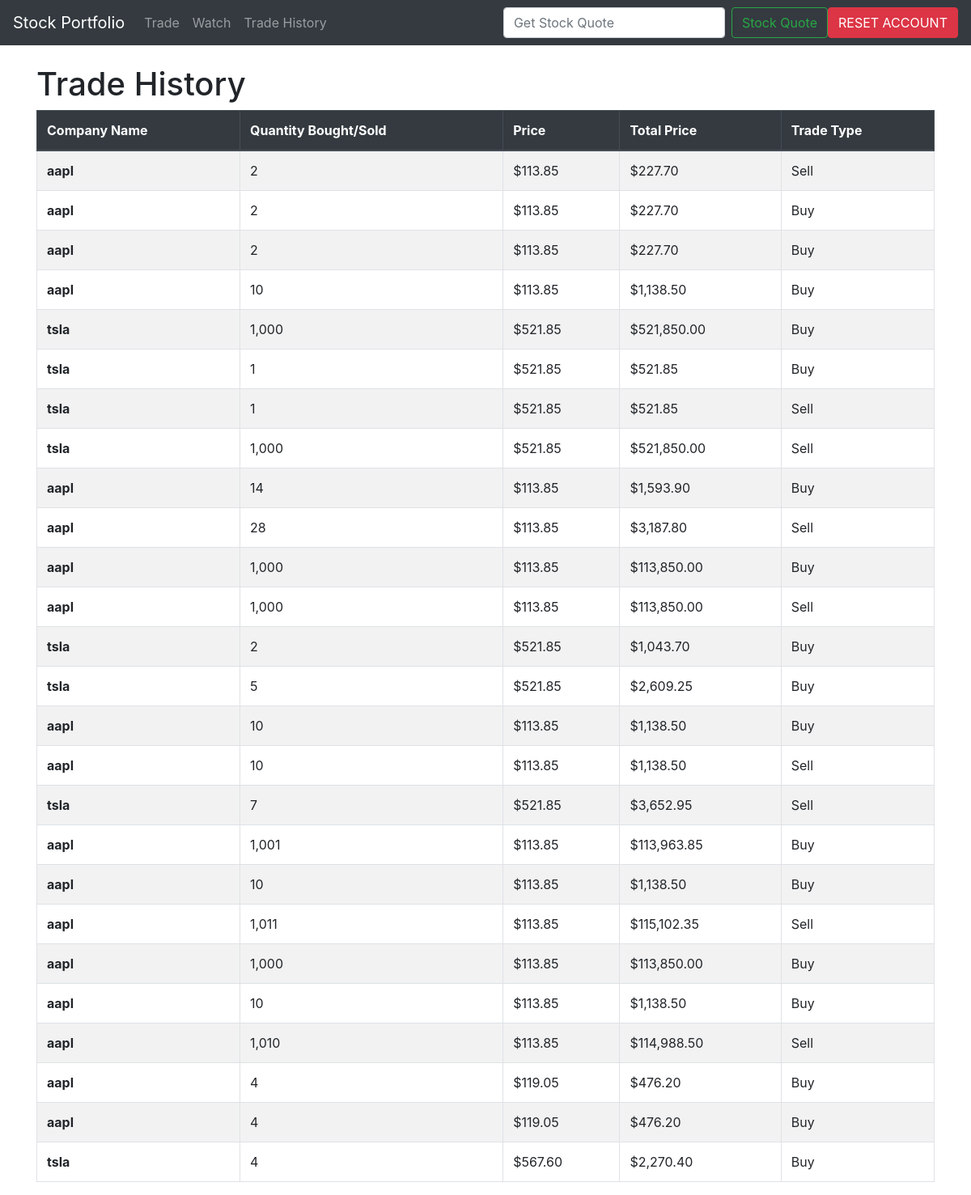
/history.html, run on an earlier commit of the app's database.
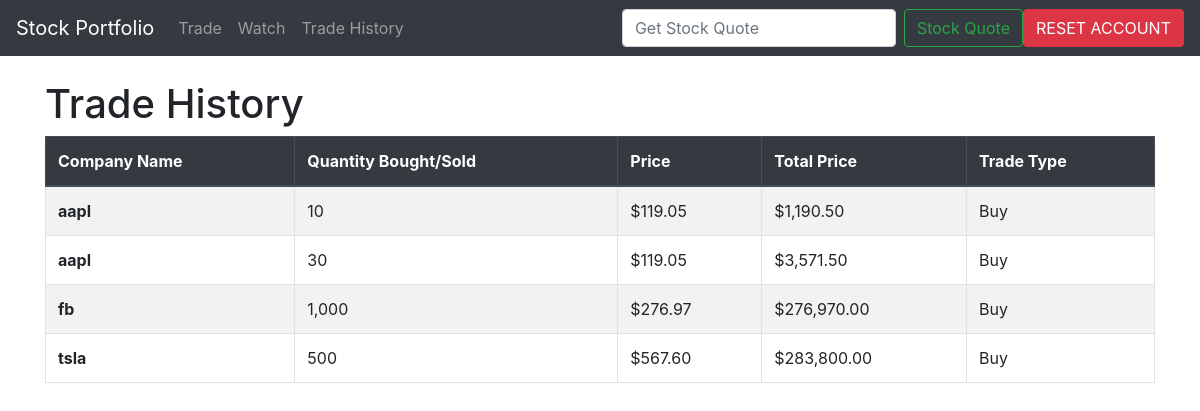
And on a later commit of the database.
### quotes/models.py (models this page shows)
class Trade (models.Model):
        stock_name = models.CharField (max_length=10)
        quantity = models.IntegerField()
        price = models.FloatField()
        trade_type = models.IntegerField()
        @property
        def direction(self):
            return "Buy" if self.trade_type == 0 else "Sell"
        @property
        def total(self):
            return self.quantity*self.price

### quotes/views.py (the view)
# urls.py: path('history.html', views.history, name="history"),
def history(request):
    trades = Trade.objects.all()
    return render(request, 'history.html', {'trades': trades})

### quotes/templates/history.html
{% extends 'base.html' %}
{% block content %}
{% load humanize %}
<h1>Trade History</h1>
<table class="table table-striped table-bordered table-hover">
    <thead class="thead-dark">
      <tr>
        <th scope="col">Company Name</th>
        <th scope="col">Quantity Bought/Sold</th>
        <th scope="col">Price</th>
        <th scope="col">Total Price</th>
        <th scope="col">Trade Type</th>
      </tr>
    </thead>
    <tbody>
    {% if trades %}
        {% for list_item in trades %}
            <tr>
                <th scope="row">{{ list_item.stock_name }}</th>
                <td>{{ list_item.quantity|intcomma }}</td>
                <td>${{ list_item.price|stringformat:".2f"|intcomma }}</td>
                <td>${{ list_item.total|stringformat:".2f"|intcomma }}</td>
                <td>{{ list_item.direction }}</td>
            </tr>
        {% endfor %}
    {% else %}
        <tr>
            <td colspan="5">You currently have no trades...</td>
        </tr>
    {% endif %}
    </tbody>
</table>
{% endblock %}

### quotes/templates/base.html (shortened to what this page needs)
<!doctype html>
<html lang="en">
  <head>
    <link rel="stylesheet" href="https://cdn.jsdelivr.net/npm/bootstrap@4.5.3/dist/css/bootstrap.min.css">
  </head>
  <body>
    <nav class="navbar navbar-expand-lg navbar-dark bg-dark">
        <a class="navbar-brand" href="{% url 'trade' %}">Stock Portfolio</a>
        <div class="collapse navbar-collapse" id="navbarSupportedContent">
          <ul class="navbar-nav mr-auto">
            <li class="nav-item">
              <a class="nav-link" href="{% url 'trade' %}">Trade</a>
            </li>
            <li class="nav-item">
                <a class="nav-link" href="{% url 'add_stock' %}">Watch</a>
              </li>
              <li class="nav-item">
                <a class="nav-link" href="{% url 'history' %}">Trade History</a>
              </li>
          </ul>
          <form action = "{% url 'home' %}" class="form-inline my-2 my-lg-0" method="POST">
            <input class="form-control mr-sm-2" type="search" placeholder="Get Stock Quote" aria-label="Search" name="ticker">
            <button class="btn btn-outline-success my-2 my-sm-0" type="submit">Stock Quote</button>
          </form>
          <a href="{% url 'reset' %}">
            <button type="button" class="btn btn-danger">RESET ACCOUNT</button>
          </a>
        </div>
      </nav>
    <div class="container">
        <br/>
        {% block content %}
        {% endblock %}
    </div>
  </body>
</html>

What changed in the data, as far as the page shows it:
removed Trade: stock_name "aapl", quantity "2", price "113.85", total "227.70", direction "Sell"
removed Trade: stock_name "aapl", quantity "2", price "113.85", total "227.70", direction "Buy"
removed Trade: stock_name "aapl", quantity "2", price "113.85", total "227.70", direction "Buy"
removed Trade: stock_name "aapl", quantity "10", price "113.85", total "1,138.50", direction "Buy"
removed Trade: stock_name "tsla", quantity "1,000", price "521.85", total "521,850.00", direction "Buy"
removed Trade: stock_name "tsla", quantity "1", price "521.85", total "521.85", direction "Buy"
removed Trade: stock_name "tsla", quantity "1", price "521.85", total "521.85", direction "Sell"
removed Trade: stock_name "tsla", quantity "1,000", price "521.85", total "521,850.00", direction "Sell"
removed Trade: stock_name "aapl", quantity "14", price "113.85", total "1,593.90", direction "Buy"
removed Trade: stock_name "aapl", quantity "28", price "113.85", total "3,187.80", direction "Sell"
removed Trade: stock_name "aapl", quantity "1,000", price "113.85", total "113,850.00", direction "Buy"
removed Trade: stock_name "aapl", quantity "1,000", price "113.85", total "113,850.00", direction "Sell"
removed Trade: stock_name "tsla", quantity "2", price "521.85", total "1,043.70", direction "Buy"
removed Trade: stock_name "tsla", quantity "5", price "521.85", total "2,609.25", direction "Buy"
removed Trade: stock_name "aapl", quantity "10", price "113.85", total "1,138.50", direction "Buy"
removed Trade: stock_name "aapl", quantity "10", price "113.85", total "1,138.50", direction "Sell"
removed Trade: stock_name "tsla", quantity "7", price "521.85", total "3,652.95", direction "Sell"
removed Trade: stock_name "aapl", quantity "1,001", price "113.85", total "113,963.85", direction "Buy"
removed Trade: stock_name "aapl", quantity "10", price "113.85", total "1,138.50", direction "Buy"
removed Trade: stock_name "aapl", quantity "1,011", price "113.85", total "115,102.35", direction "Sell"
removed Trade: stock_name "aapl", quantity "1,000", price "113.85", total "113,850.00", direction "Buy"
removed Trade: stock_name "aapl", quantity "10", price "113.85", total "1,138.50", direction "Buy"
removed Trade: stock_name "aapl", quantity "1,010", price "113.85", total "114,988.50", direction "Sell"
removed Trade: stock_name "aapl", quantity "4", price "119.05", total "476.20", direction "Buy"
removed Trade: stock_name "aapl", quantity "4", price "119.05", total "476.20", direction "Buy"
removed Trade: stock_name "tsla", quantity "4", price "567.60", total "2,270.40", direction "Buy"
added Trade: stock_name "aapl", quantity "10", price "119.05", total "1,190.50", direction "Buy"
added Trade: stock_name "aapl", quantity "30", price "119.05", total "3,571.50", direction "Buy"
added Trade: stock_name "fb", quantity "1,000", price "276.97", total "276,970.00", direction "Buy"
added Trade: stock_name "tsla", quantity "500", price "567.60", total "283,800.00", direction "Buy"
